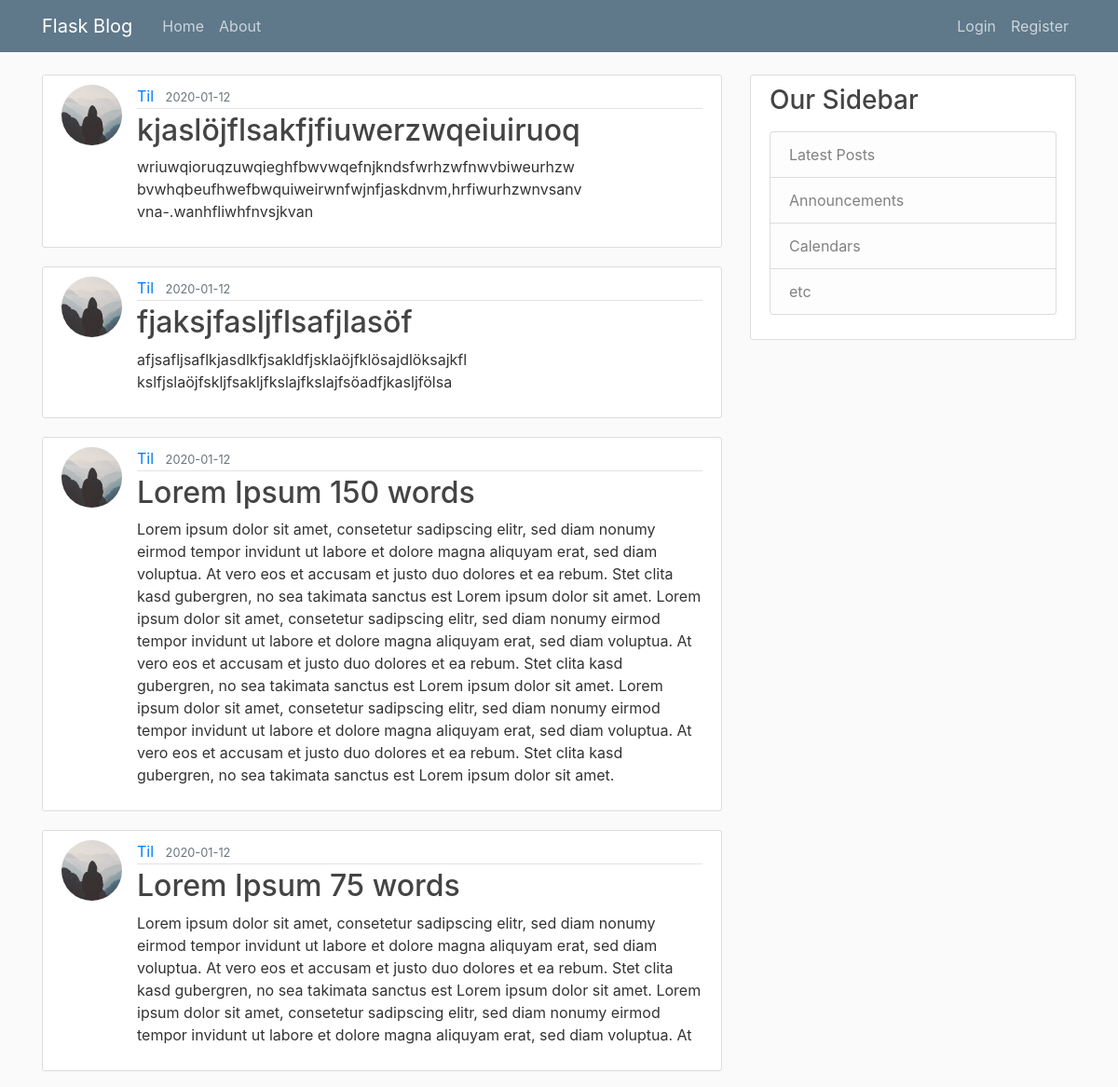
The page /home?page=3 (upper part) on the database as committed earlier.
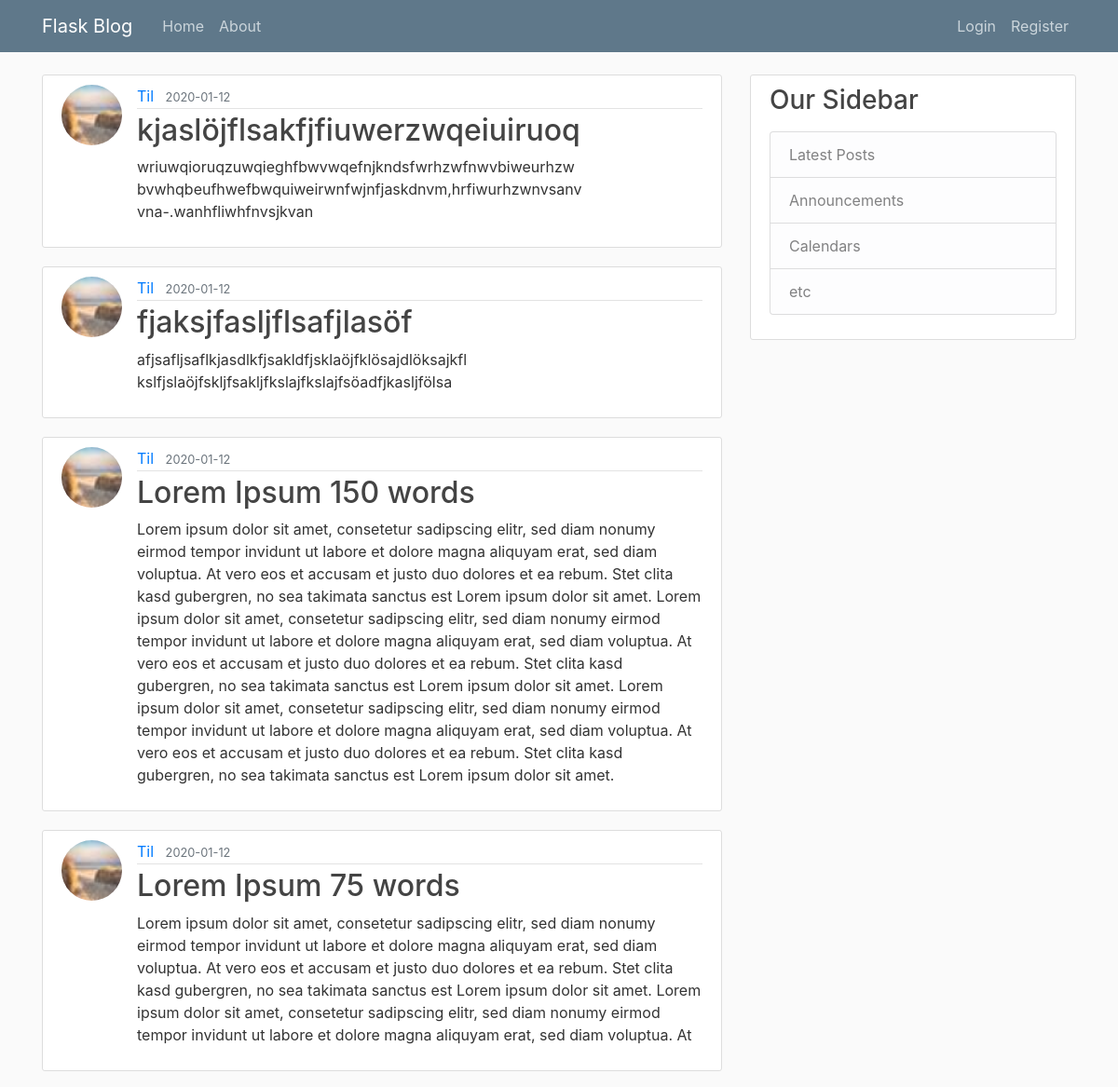
The same page on the database as committed later.
### flaskblog/models.py (models this page shows, shortened)
class Post(db.Model):
    id = db.Column(db.Integer, primary_key=True)
    title = db.Column(db.String(100), nullable=False)
    date_posted = db.Column(db.DateTime, nullable=False, default=datetime.utcnow)
    content = db.Column(db.Text, nullable=False)
    user_id = db.Column(db.Integer, db.ForeignKey('user.id'), nullable=False) # ForeignKey creates a relationship to the user id who has written the post; ForeignKey needs to be written lowercase because it uses the tablename (in the SQLite database) and not the classname of the model

class User(db.Model, UserMixin): # 'db.Model' creates the SQLAlchemy Model; UserMixin is important for flask_login to make the login system work (UserMixin provides funcions like 'is_authenticated' for flask_login)
    id = db.Column(db.Integer, primary_key=True) # 'primary_key' provides a unique id for each column
    username = db.Column(db.String(20), unique=True, nullable=False) # 'unique' makes sure that the username is only one time stored in the database; 'nullable' ensures that the entry is not null
    email = db.Column(db.String(120), unique=True, nullable=False)
    image_file = db.Column(db.String(20), nullable=False, default='default.jpg') # 'default' sets a default entry if nothing was submitted in the form
    password = db.Column(db.String(60), nullable=False)
    posts = db.relationship('Post', backref='author', lazy=True) # relationship with another model (in this case 'Post'; 'Post' need to be spelled like the class); 'backref' creates a kind of column in the related model; 'lazy' ensures that the related data only gets loaded when needed

### flaskblog/routes.py (the view)
@app.route('/')
@app.route('/home')
def home():
    page = request.args.get('page', 1, type=int)
    posts = Post.query.order_by(Post.date_posted.desc()).paginate(page=page, per_page=5)
    return render_template('home.html', title='Home', posts=posts) # renders the template 'home.html' and provides the variables 'title' and 'posts' for the template

### flaskblog/templates/home.html (shortened to what this page needs)
{% extends "layout.html" %}
{% block content %}
  {% for post in posts.items %}
    <article class="media content-section">
      <img class="rounded-circle article-img" src="{{ url_for('static', filename='profile_pics/' + post.author.image_file) }}">
      <div class="media-body">
        <div class="article-metadata">
          <a class="mr-2" href="{{ url_for('user_posts', username=post.author.username) }}">{{ post.author.username }}</a>
          <small class="text-muted">{{ post.date_posted.strftime('%Y-%m-%d') }}</small>
        </div>
        <h2><a class="article-title" href="{{ url_for('post', post_id=post.id) }}">{{ post.title }}</a></h2>
        <p class="article-content">{{ post.content }}</p>
      </div>
    </article>
  {% endfor %}
{% endblock content %}

Rows that differ between the two databases and show on the page:
changed through a linked row, Post "kjaslöjflsakfjfiuwerzwqeiuiruoq": image_file: picture added in place of a placeholder
changed through a linked row, Post "fjaksjfasljflsafjlasöf": image_file: picture added in place of a placeholder
changed through a linked row, Post "Lorem Ipsum 150 words": image_file: picture added in place of a placeholder
changed through a linked row, Post "Lorem Ipsum 75 words": image_file: picture added in place of a placeholder
